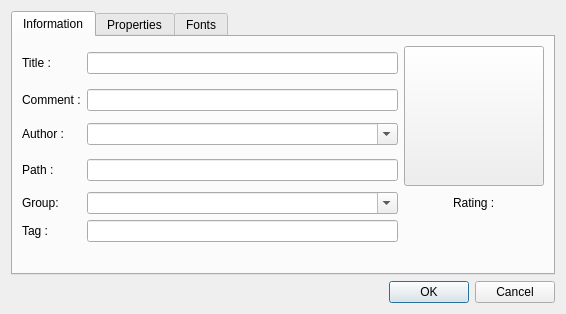
<?xml version="1.0" encoding="UTF-8"?>
<ui version="4.0">
 <class>EditBookDialog</class>
 <widget class="QDialog" name="EditBookDialog">
  <property name="geometry">
   <rect>
    <x>0</x>
    <y>0</y>
    <width>566</width>
    <height>314</height>
   </rect>
  </property>
  <property name="windowTitle">
   <string>Edit...</string>
  </property>
  <layout class="QVBoxLayout" name="verticalLayout">
   <item>
    <widget class="QTabWidget" name="tabWidget">
     <property name="currentIndex">
      <number>0</number>
     </property>
     <widget class="QWidget" name="tabInfo">
      <attribute name="title">
       <string>Information</string>
      </attribute>
      <layout class="QGridLayout" name="gridLayout">
       <item row="2" column="0">
        <widget class="QLabel" name="labelAuthor">
         <property name="sizePolicy">
          <sizepolicy hsizetype="Fixed" vsizetype="Preferred">
           <horstretch>0</horstretch>
           <verstretch>0</verstretch>
          </sizepolicy>
         </property>
         <property name="text">
          <string>Author :</string>
         </property>
        </widget>
       </item>
       <item row="1" column="0">
        <widget class="QLabel" name="labelComment">
         <property name="sizePolicy">
          <sizepolicy hsizetype="Fixed" vsizetype="Preferred">
           <horstretch>0</horstretch>
           <verstretch>0</verstretch>
          </sizepolicy>
         </property>
         <property name="text">
          <string>Comment :</string>
         </property>
        </widget>
       </item>
       <item row="4" column="2">
        <layout class="QHBoxLayout" name="horizontalLayout">
         <item>
          <widget class="QLabel" name="labelStars">
           <property name="sizePolicy">
            <sizepolicy hsizetype="Fixed" vsizetype="Preferred">
             <horstretch>0</horstretch>
             <verstretch>0</verstretch>
            </sizepolicy>
           </property>
           <property name="text">
            <string>Rating :</string>
           </property>
          </widget>
         </item>
        </layout>
       </item>
       <item row="5" column="0">
        <widget class="QLabel" name="labelPath_2">
         <property name="sizePolicy">
          <sizepolicy hsizetype="Fixed" vsizetype="Preferred">
           <horstretch>0</horstretch>
           <verstretch>0</verstretch>
          </sizepolicy>
         </property>
         <property name="text">
          <string>Tag :</string>
         </property>
        </widget>
       </item>
       <item row="0" column="1">
        <widget class="QLineEdit" name="lineEditTitle"/>
       </item>
       <item row="4" column="0">
        <widget class="QLabel" name="labelGroup">
         <property name="text">
          <string>Group:</string>
         </property>
        </widget>
       </item>
       <item row="5" column="1">
        <widget class="QLineEdit" name="lineEditTag"/>
       </item>
       <item row="3" column="1">
        <widget class="QLineEdit" name="lineEditPath"/>
       </item>
       <item row="0" column="0">
        <widget class="QLabel" name="label">
         <property name="sizePolicy">
          <sizepolicy hsizetype="Fixed" vsizetype="Preferred">
           <horstretch>0</horstretch>
           <verstretch>0</verstretch>
          </sizepolicy>
         </property>
         <property name="text">
          <string>Title :</string>
         </property>
        </widget>
       </item>
       <item row="4" column="1">
        <widget class="QComboBox" name="comboBoxGroup">
         <property name="editable">
          <bool>true</bool>
         </property>
        </widget>
       </item>
       <item row="1" column="1">
        <widget class="QLineEdit" name="lineEditComment"/>
       </item>
       <item row="3" column="0">
        <widget class="QLabel" name="labelPath">
         <property name="sizePolicy">
          <sizepolicy hsizetype="Fixed" vsizetype="Preferred">
           <horstretch>0</horstretch>
           <verstretch>0</verstretch>
          </sizepolicy>
         </property>
         <property name="text">
          <string>Path :</string>
         </property>
        </widget>
       </item>
       <item row="2" column="1">
        <widget class="QComboBox" name="comboBoxAuthors">
         <property name="editable">
          <bool>true</bool>
         </property>
        </widget>
       </item>
       <item row="0" column="2" rowspan="4">
        <widget class="QToolButton" name="toolButtonImage">
         <property name="minimumSize">
          <size>
           <width>140</width>
           <height>140</height>
          </size>
         </property>
         <property name="text">
          <string/>
         </property>
         <property name="iconSize">
          <size>
           <width>128</width>
           <height>128</height>
          </size>
         </property>
        </widget>
       </item>
       <item row="6" column="1">
        <spacer name="verticalSpacer">
         <property name="orientation">
          <enum>Qt::Vertical</enum>
         </property>
         <property name="sizeHint" stdset="0">
          <size>
           <width>20</width>
           <height>40</height>
          </size>
         </property>
        </spacer>
       </item>
      </layout>
     </widget>
     <widget class="QWidget" name="tabProperties">
      <attribute name="title">
       <string>Properties</string>
      </attribute>
      <layout class="QVBoxLayout" name="verticalLayout_2">
       <item>
        <widget class="QTableView" name="tableViewProperties">
         <property name="alternatingRowColors">
          <bool>true</bool>
         </property>
         <property name="selectionMode">
          <enum>QAbstractItemView::SingleSelection</enum>
         </property>
         <property name="selectionBehavior">
          <enum>QAbstractItemView::SelectRows</enum>
         </property>
        </widget>
       </item>
      </layout>
     </widget>
     <widget class="QWidget" name="tabFonts">
      <attribute name="title">
       <string>Fonts</string>
      </attribute>
      <layout class="QVBoxLayout" name="verticalLayout_3">
       <item>
        <widget class="QTableView" name="tableViewFont">
         <property name="alternatingRowColors">
          <bool>true</bool>
         </property>
         <property name="selectionMode">
          <enum>QAbstractItemView::SingleSelection</enum>
         </property>
         <property name="selectionBehavior">
          <enum>QAbstractItemView::SelectRows</enum>
         </property>
        </widget>
       </item>
      </layout>
     </widget>
    </widget>
   </item>
   <item>
    <widget class="QDialogButtonBox" name="buttonBox">
     <property name="orientation">
      <enum>Qt::Horizontal</enum>
     </property>
     <property name="standardButtons">
      <set>QDialogButtonBox::Cancel|QDialogButtonBox::Ok</set>
     </property>
    </widget>
   </item>
  </layout>
 </widget>
 <resources/>
 <connections>
  <connection>
   <sender>buttonBox</sender>
   <signal>accepted()</signal>
   <receiver>EditBookDialog</receiver>
   <slot>accept()</slot>
   <hints>
    <hint type="sourcelabel">
     <x>248</x>
     <y>254</y>
    </hint>
    <hint type="destinationlabel">
     <x>157</x>
     <y>274</y>
    </hint>
   </hints>
  </connection>
  <connection>
   <sender>buttonBox</sender>
   <signal>rejected()</signal>
   <receiver>EditBookDialog</receiver>
   <slot>reject()</slot>
   <hints>
    <hint type="sourcelabel">
     <x>316</x>
     <y>260</y>
    </hint>
    <hint type="destinationlabel">
     <x>286</x>
     <y>274</y>
    </hint>
   </hints>
  </connection>
 </connections>
</ui>
